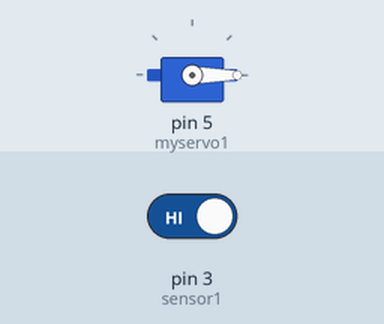
Bench run of a sketch on a simulated Arduino Uno, built with avr-gcc and run on an emulated ATmega328P. Parts: servo. Inputs (shaded band) come from the test bench; at power-on: pin 3 (sensor1) HIGH.

Above: at 1.2 s.
1.3 s: pin 3 (sensor1) driven LOW
At 2.07 s:
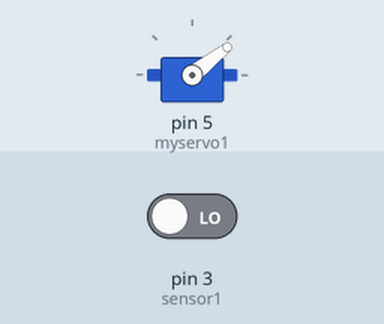
4.3 s: pin 3 (sensor1) driven HIGH
At 4.48 s:
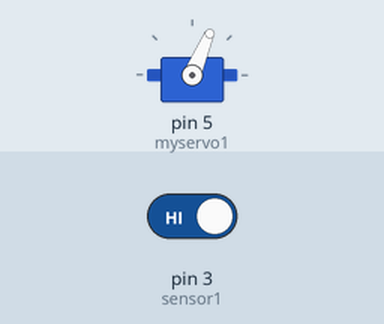
Timing chart, 0 to 7.3 s (numbered marks = the images above; inputs shaded):
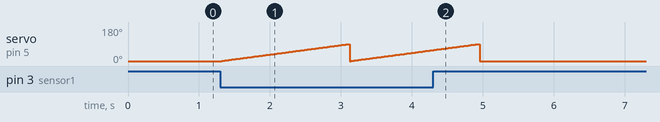

Measured:
- after the input at 4.3 s, servo on pin 5 (myservo1): goes on until 5.0 s, then stays 0°

The sketch:

sketch_jan24a.ino
```cpp
#include <Servo.h>
Servo myservo1;
int sensor1=3;
int sensor2=2;
int pos1=0;


void  intfun()
{
  detachInterrupt(digitalPinToInterrupt(sensor2));

 myservo1.write(0);
   pos1=0;


}

void setup() {
  pinMode(sensor1,INPUT);
  pinMode(sensor2,INPUT);

  Serial.begin(9600);
  myservo1.attach(5);
  myservo1.write(0);


}

void loop() {
  bool instdis=digitalRead(sensor1);


 if(instdis ==LOW)
 {

   if (pos1!=90)
   {
      for (int pos = 0; pos <= 90; pos += 1){
      myservo1.write(pos);
      delay(20);
      pos1=pos;


     //serial.println(pos);

    }
    attachInterrupt(digitalPinToInterrupt(sensor2),intfun,LOW);


 }


 }

}
```
